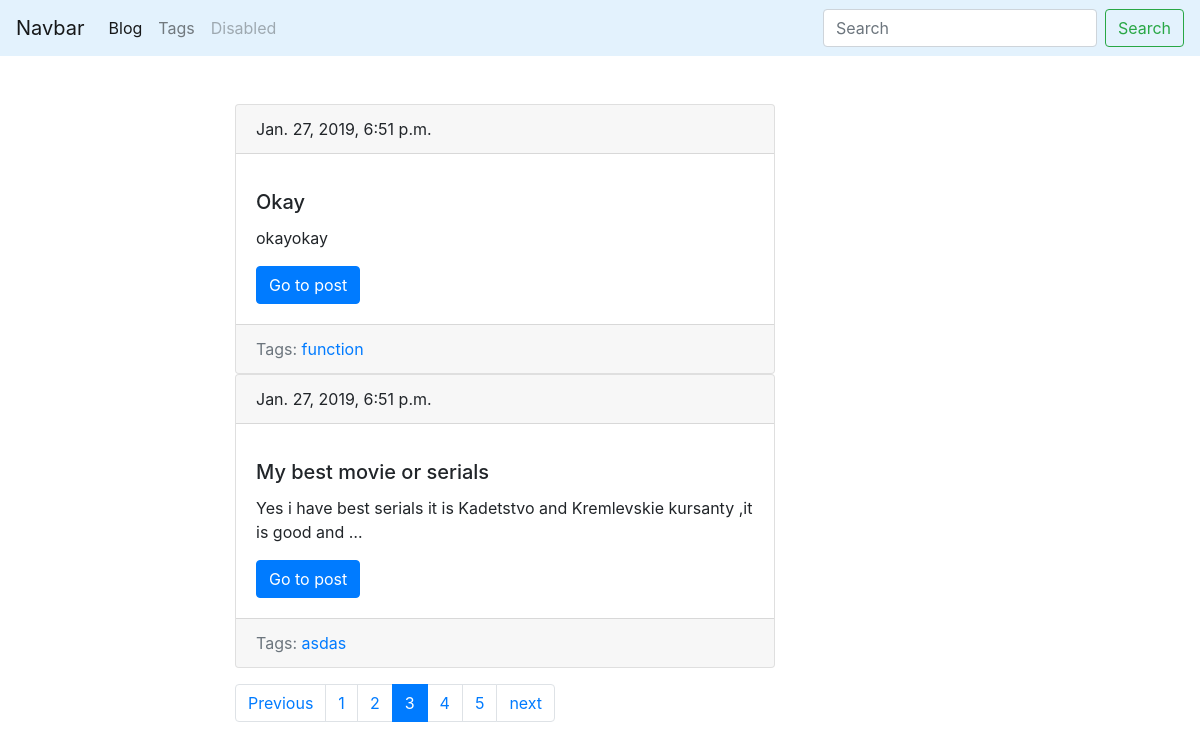
Page /blog/?page=3 on the committed database.
### blog/models.py (models this page shows, shortened)
class Post(models.Model):
    title = models.CharField(max_length=255,db_index=True)
    slug = models.SlugField(max_length=100,unique=True,blank=True)
    body = models.TextField(blank=True,db_index=True)
    date_pub = models.DateTimeField(auto_now_add=True)
    tags = models.ManyToManyField('Tag',blank=True,related_name='posts')
    def get_absolute_url(self):
        return reverse('post_detail_url',kwargs={'slug':self.slug})
    class Meta:
        ordering = ['-date_pub']

class Tag(models.Model):
    title = models.CharField(max_length=50)
    slug  = models.SlugField(max_length=50,unique=True)
    def get_absolute_url(self):
        return reverse('tag_detail_url',kwargs={'slug':self.slug})
    class Meta:
        ordering = ['title']

### blog/views.py (the view)
# urls.py: path('',post_list,name='post_list_url'),
def post_list(request):
    search_query = request.GET.get('search','')
    if search_query:
        posts = Post.objects.filter(Q(title__icontains=search_query)| Q(body__icontains=search_query))
    else:
        posts = Post.objects.all()
    paginator = Paginator(posts,2)
    page_number = request.GET.get('page',1)
    page = paginator.get_page(page_number)
    is_paginated = page.has_other_pages()
    if page.has_previous():
        previus_url = '?page={}'.format(page.previous_page_number())
    else:
        previus_url = ''
    if page.has_next():
        next_url = '?page={}'.format(page.next_page_number())
    else:
        next_url = ''
    context = {
        'page_object':page,
        'is_paginated':is_paginated,
        'next_url': next_url,
        'previus_url':previus_url
    }
    return render(request,'blog/index.html',context=context)

### blog/templates/blog/index.html
{% extends 'bases/base.html' %}
{% load static %}
{% block content %}
{% for post in page_object.object_list %}
  {% include 'blog/includes/post_card.html' %}
    {% endfor %}
{% endblock %}

### blog/templates/blog/includes/post_card.html
<div class="card">
    <div class="card-header mb-3">
      {{post.date_pub}}
    </div>
    <div class="card-body">
      <h5 class="card-title">{{post.title}}</h5>
      <p class="card-text">{{post.body|truncatewords:15}}</p>
      <a href="{{post.get_absolute_url}}" class="btn btn-primary">Go to post</a>
    </div>
<div class="card-footer text-muted">
 Tags:
   {% for tag in post.tags.all  %}
      <a href="{{tag.get_absolute_url}}">{{tag.title}}</a>
   {% endfor %}
</div>
  </div>

### rows in the picture
Post: date_pub "Jan. 27, 2019, 6:51 p.m.", title "Okay", body "okayokay"
Tag: title "function"
Post: date_pub "Jan. 27, 2019, 6:51 p.m.", title "My best movie or serials", body "Yes i have best serials it is Kadetstvo and Kremlevskie kursanty ,it is good and …"
Tag: title "asdas"

### other values in the picture
{{ n }} "1" "2" "4" "5"
{{ n }} "3"
